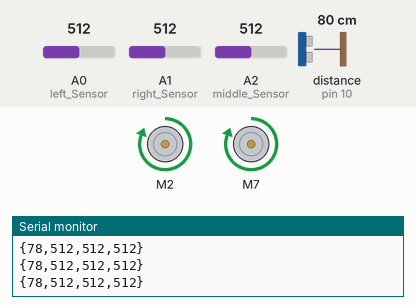
This sketch was run on a simulated Arduino Uno, built with avr-gcc and run on an emulated ATmega328P. On the bench: 2 × DC motor (green arrow = forward, orange = backward, longer = faster), the last lines printed to the serial monitor. Wiring (inferred from the names in the program): ultrasonic range finder: trigger pin 11; echo pin 10. The test bench sets the inputs (shaded band); at power-on: distance to the obstacle (sensor on pin 10) 80 cm, A0 (left_Sensor) = 512, A1 (right_Sensor) = 512, A2 (middle_Sensor) = 512. The echo pulse lasts 58.3 µs per cm.

Above: at 1.2 s.
1.3 s: distance to the obstacle (sensor on pin 10) set to 2 cm
At 2.5 s:
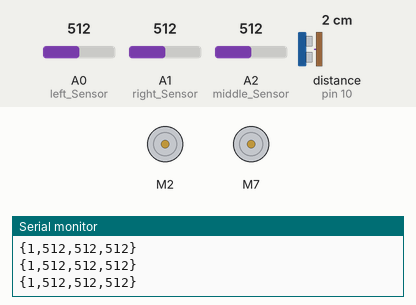
2.8 s: A0 (left_Sensor) set to 111
5.8 s: A0 (left_Sensor) set to 93
7.3 s: A1 (right_Sensor) set to 108
10.3 s: A1 (right_Sensor) set to 95
11.8 s: A2 (middle_Sensor) set to 104
13.3 s: A2 (middle_Sensor) set to 91
Timing chart, 0 to 16.3 s (numbered marks = the images above; inputs shaded):
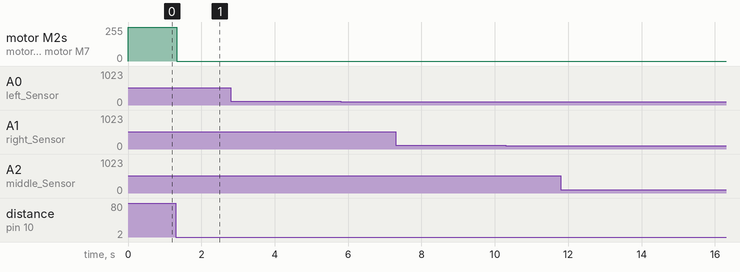

The sketch:

Project3_code.ino
```cpp
#include <SparkFun_TB6612.h>
#include <math.h>

//------------Line Following Setup---------------//
//Assign Pin for Line Following Module
const int right_Sensor=A1; //A1
const int left_Sensor=A0; //A0
const int middle_Sensor=A2; //A2
const float finaldistance= 5;
const double dbetweenMx=2;
const double dbetweenMy=0.5;
double dY;
float angleOfTurn = 0;
int motorspeedDiff;
float velocity;

//Initiate Left, Right, Middle Values for Sensor
int left_Val=0;
int right_Val=0;
int middle_Val=0;

//Define Sensor Reading Threshold to Determine Line Presence
const int threshold_Lvl=500;

//------------------END------------------------//


//------------Motor Setup---------------------//
//Pin Initialization
#define AIN1  2
#define BIN1  7
#define AIN2  4
#define BIN2  8
#define PWMA  5
#define PWMB  6
#define STBY  9

//Offset Initialization
const int offsetA=1;
const int offsetB=1;

// Motor Initialization
Motor motor1= Motor(AIN1, AIN2,PWMA,offsetA,STBY); //left motor
Motor motor2= Motor(BIN1, BIN2,PWMB,offsetB,STBY);//right motor


//------------------END------------------------//


//------------US Setup---------------------//
//Pin Initialization
const int trigPin=11;
const int echoPin=10;

// Variable Declarations
long duration;
int distance;

//------------------END------------------------//


//
int timer = 0;
int timerForY = 0;
int curDir = 2; // 1 = left, 2 = straught, 3 = right
int lastDir = 2; // 1 = left, 2 = straught, 3 = right
const int Kturn = 10; // turn constant that we'll play with
const int kSpeed= 510; //max speed of both motors
float r = 1; //1 is straight line, increases as curvature increases
float lastOutput; // this value will be set to last command we needed to do
  // ie if last thing to do was turn right, take in
const float curveCst = 2;
int turnDirection = 0; //turn direction is determined here in binary
int middleWasOnBlack = 1;
double turnRadius; //radius for any turn can be found
void setup() {
  // put your setup code here, to run once:
  pinMode(right_Sensor,INPUT);
  pinMode(left_Sensor,INPUT);
  pinMode(middle_Sensor,INPUT);
  pinMode(trigPin,OUTPUT);
  pinMode(echoPin,INPUT);
  Serial.begin(9600);//

}

void loop() {

  int motorspeed1 = 255;
  int motorspeed2 = 255;


//-------------Line Following Module Code---------------
  left_Val=analogRead(left_Sensor);
  right_Val=analogRead(right_Sensor);
  middle_Val=analogRead(middle_Sensor);

  if(left_Val> threshold_Lvl) //if left sensor begins sensing hte line
  {
    curDir = 1;
    turnDirection = 1 ; // turn counter clockwise
    timerForY = 0; //if sensor starts sensing the line we need to reset the timer so we can determine further turns
  }
  else if(right_Val > threshold_Lvl)
  {
    curDir = 3;
    turnDirection = -1; //turn clockwise
    timerForY = 0;
  }
  else if(middleWasOnBlack == 1 )
      {
      if(middle_Val < threshold_Lvl) //if the middle sensor stops sensing the blackline start the timer so we can determine the turn ratio
      {
      timerForY = timerForY+ 2; //swap to 2 when we change our delay
      }
      }
  else if(timerForY>0)
  {
      timerForY = timerForY+2;

  }
  if(middle_Val > threshold_Lvl) //if the middle sensor senses the line we set middleWasOnBLack to 1 for use later
  {
    middleWasOnBlack = 1;
    r = 1;
    turnDirection = 0;
  }
  else
  {
    middleWasOnBlack = 0;
  }
  // dY = velocity/timerForY-0.5;
  r = r*timerForY*curveCst + 1;

  motorspeedDiff = motorspeed1-motorspeed2;
  int unitSpeed = motorspeed1 + motorspeed2; // possibly used?
  motorspeed2 = (turnDirection*Kturn+kSpeed/r)/2;
  motorspeed1 = motorspeed2 + turnDirection*Kturn;


  /*float turnAngle(double y)
  {
       double angle = atan2(y, 2);
       return angle;
  }
  */
  angleOfTurn = atan2(dY, 2);

 /* float motorspeedRatio(float x, float y)
  {


  }
  */
  // here set the motorspeeds accordingly ->
  // motorspeed1, motorspeed2 = 255* some constant determined above
  /* if(turnDirection>0) // turn counterclockwise adjust motorspeed to this
  {
      turnRadius = (15*motorspeed1)/(motorspeed2-motorspeed1);

  }
    else if(turnDirection<0) //turn clockwise
  {

      turnRadius = (15*motorspeed2)/(motorspeed1-motorspeed2);
  }
  // if no turns -> do nothing
  */
//--------------------------------------------------//

//---------------Ultrasound Module Code-------------------//
  digitalWrite(trigPin,LOW);
  delayMicroseconds(2);
  digitalWrite(trigPin,HIGH);
  delayMicroseconds(10);
  digitalWrite(trigPin,LOW);
  duration=pulseIn(echoPin,HIGH);
  distance=duration*0.034/2;
  //Serial.printf("%d, %d, %d, %d", distance, left_Val, middle_Val, right_Val);
  Serial.print('{');
  Serial.print(distance);
  Serial.print(',');
  Serial.print(left_Val);
  Serial.print(',');
  Serial.print(middle_Val);
  Serial.print(',');
  Serial.print(right_Val);
  Serial.print('}');
  Serial.println();
  if(distance<finaldistance+3 && distance>finaldistance+1)
  {
      float motorspeedtemp = 25.5*(finaldistance-distance);
      constrain(motorspeedtemp,0, 255);
      motorspeed1 = motorspeedtemp;
      motorspeed2 = motorspeedtemp;
  }
  else if(distance <= finaldistance+1)
  {
    motorspeed1 = 0 ;
    motorspeed2 = 0 ;
  }
  /*
  else if(distance<finaldistance-1)
  {

    float motorspeedtemp = 25.5*(finaldistance-distance)*(finaldistance-distance);
    constrain(motorspeedtemp,0, 255);
    motorspeedtemp = motorspeedtemp *-1;
    motorspeed1 = motorspeedtemp;
    motorspeed2 = motorspeedtemp;
  }

  */
  //---------------------------------------------------//


  //--------------Motor Driving Code--------------------//
   motor1.drive(motorspeed1);
    motor2.drive(motorspeed2);
  // reset delay to 2 later
  delay(2);
  timer = timer + 2;//chnage to 2 later
  if (curDir == lastDir) {
      timerForY = timerForY + 2;
    }
  else {
    timerForY = 0;
  }
  //----------------------------------------------------//
}
```

Measured:
- after the input at 1.3 s, motor M2, motor M7: forward 255/255 → stopped at once
